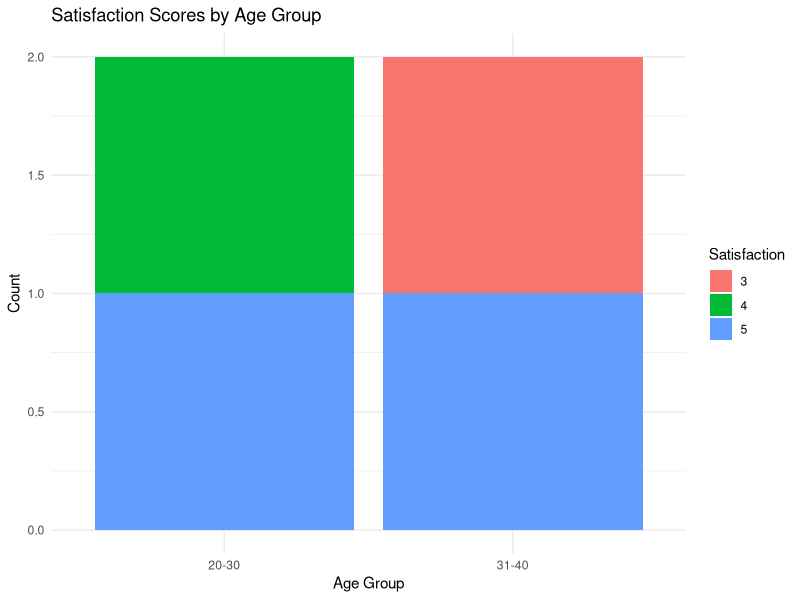

The R source for this figure:
library(ggplot2)

df2_stacked <- data.frame(
  Age_Group = c("20-30", "20-30", "31-40", "31-40"),
  Satisfaction = factor(c(4, 5, 3, 5)),
  Count = c(2, 0, 1, 1)
)

ggplot(df2_stacked, aes(x = Age_Group, fill = Satisfaction)) +
  geom_bar(position = "stack") +
  labs(title = "Satisfaction Scores by Age Group", x = "Age Group", y = "Count") +
  theme_minimal()
